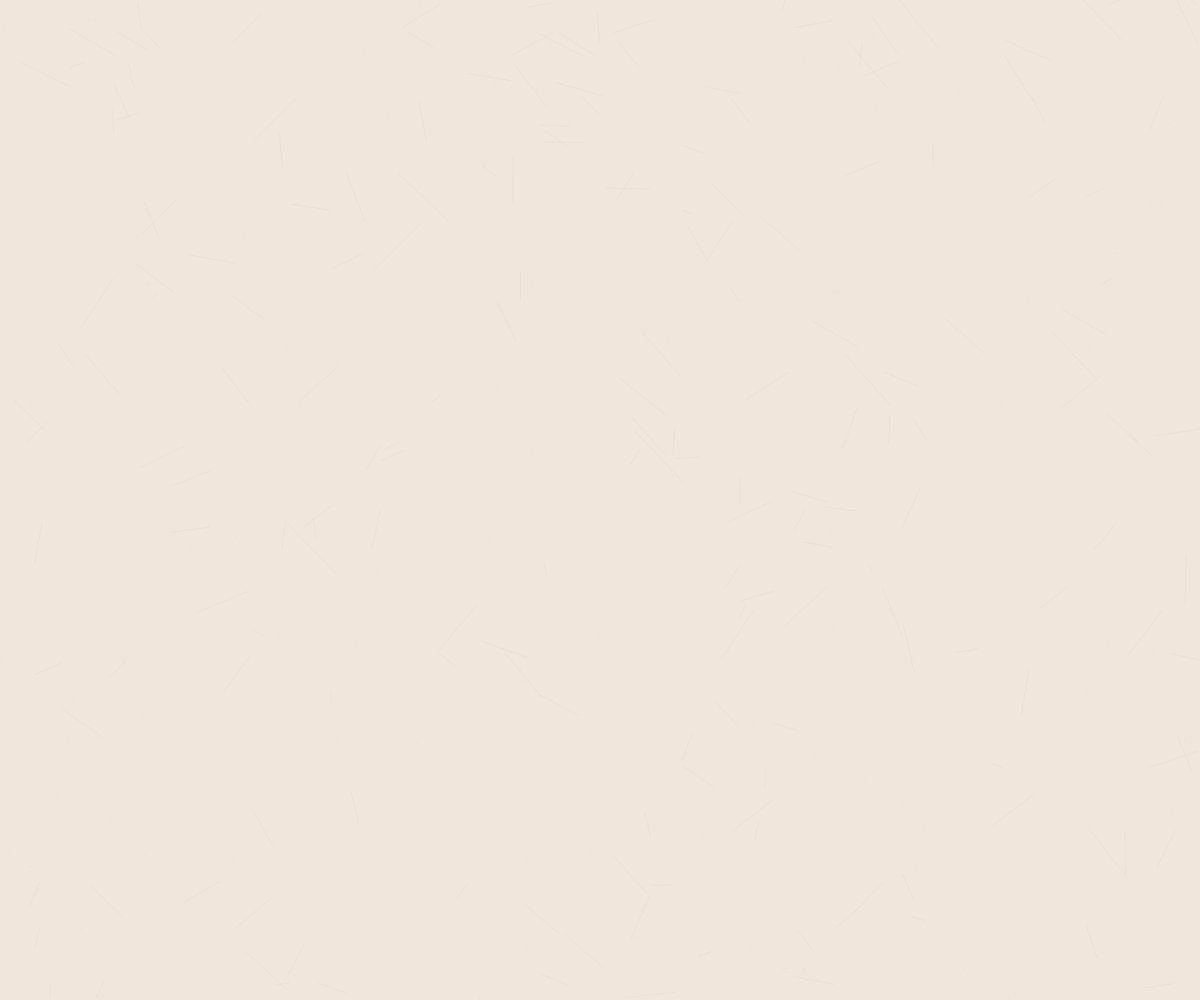
Frame 1 (no input)
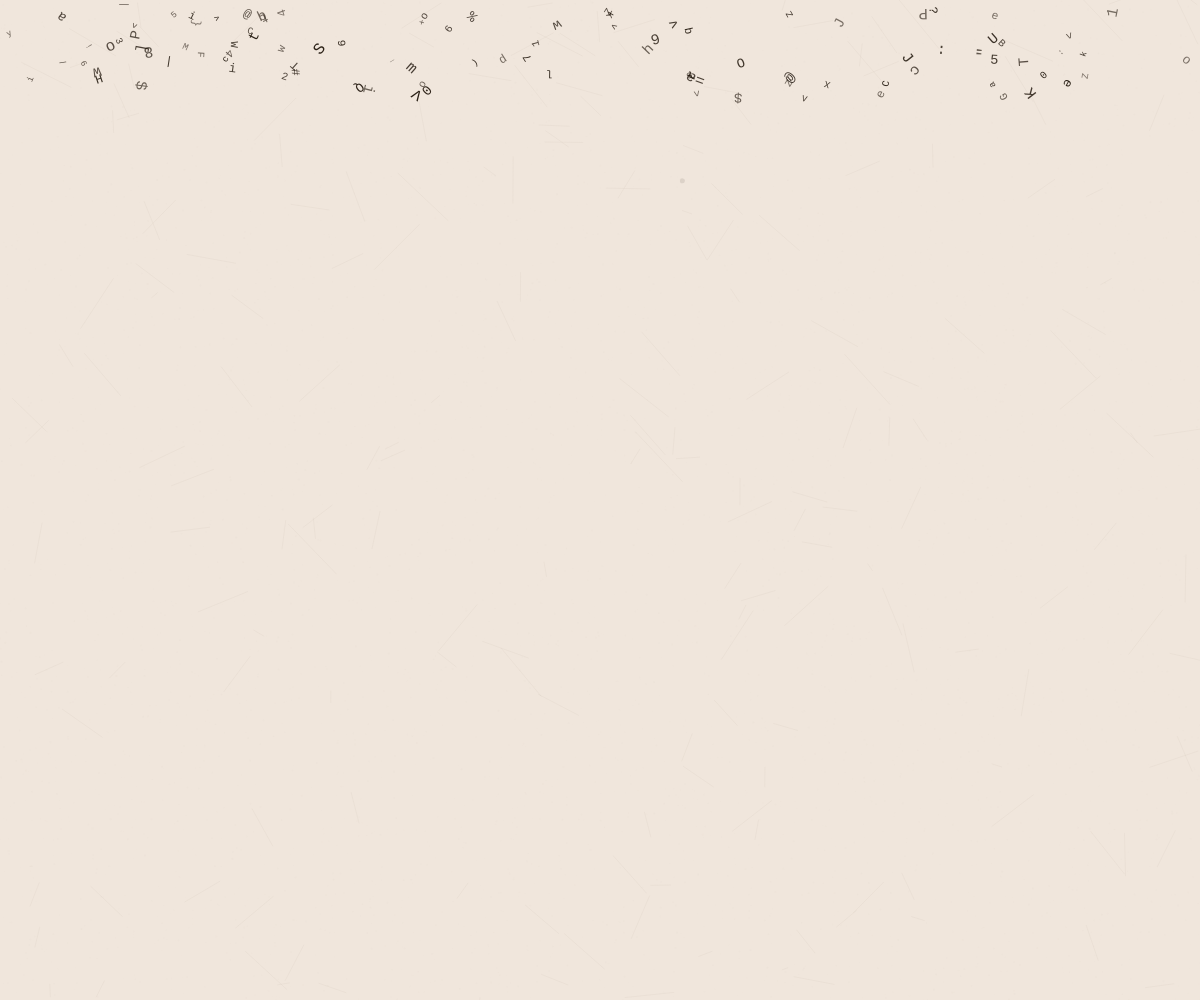
Frame 60 (no input)
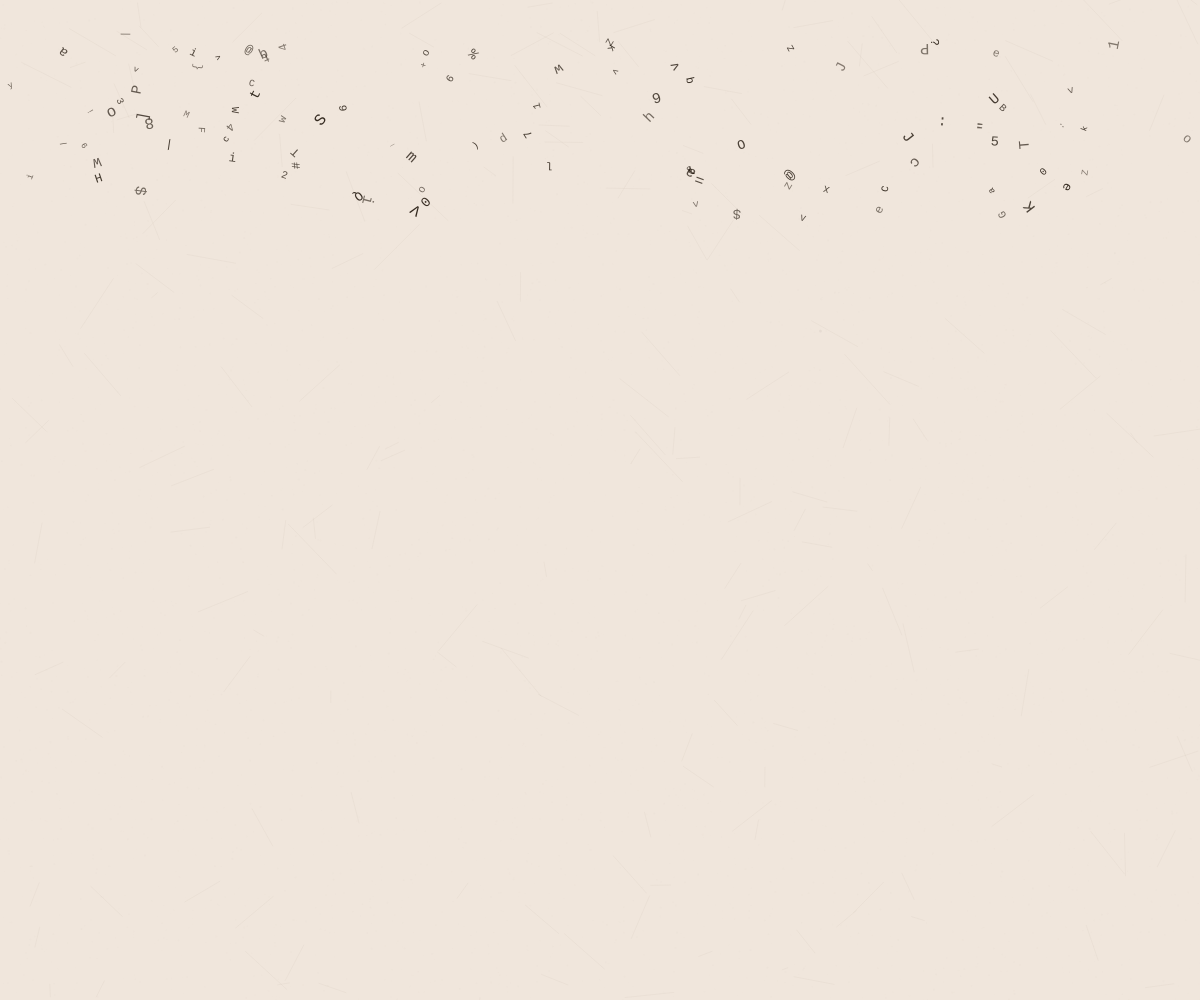
Frame 120 (the mouse pressed at the canvas centre since frame 60)

The p5.js sketch that drew these frames (run headless with seeded random() and noise() and a simulated clock; from frame 60 on, the mouse is pressed at the canvas centre):

// p5.js sketch
// ── sketch.js
let paperTexture;
let textStream = [];
let time = 0;

function setup() {
  createCanvas(windowWidth, windowHeight);
  
  // Create aged paper texture
  paperTexture = createGraphics(width, height);
  paperTexture.background(240, 230, 220);
  
  // Add paper grain and age marks
  paperTexture.noStroke();
  for (let i = 0; i < 5000; i++) {
    let x = random(width);
    let y = random(height);
    let size = random(0.5, 2);
    let alpha = random(10, 30);
    paperTexture.fill(220, 210, 200, alpha);
    paperTexture.ellipse(x, y, size);
  }
  
  // Add subtle creases
  paperTexture.stroke(200, 190, 180, 40);
  paperTexture.strokeWeight(1);
  for (let i = 0; i < 200; i++) {
    let x1 = random(width);
    let y1 = random(height);
    let x2 = x1 + random(-50, 50);
    let y2 = y1 + random(-50, 50);
    paperTexture.line(x1, y1, x2, y2);
  }
  
  // Initialize text stream
  for (let i = 0; i < 100; i++) {
    textStream.push({
      char: String.fromCharCode(33 + floor(random(94))),
      x: random(width),
      y: -20,
      speed: random(0.5, 2),
      life: random(0.5, 1),
      size: random(8, 16),
      angle: random(-0.1, 0.1),
      rotation: random(TWO_PI)
    });
  }
}

function draw() {
  background(245, 235, 225);
  
  // Draw paper texture
  image(paperTexture, 0, 0);
  
  // Add subtle warping effect
  time += 0.005;
  let warp = sin(time * 0.3) * 0.5 + 0.5;
  
  // Draw text stream
  for (let i = 0; i < textStream.length; i++) {
    let t = textStream[i];
    
    // Update position
    t.y += t.speed;
    t.life -= 0.001;
    
    // Reset if off screen or dead
    if (t.y > height + 20 || t.life <= 0) {
      t.x = random(width);
      t.y = -20;
      t.life = 1;
      t.char = String.fromCharCode(33 + floor(random(94)));
    }
    
    // Apply warping effect
    let dx = sin(t.y * 0.01 + time) * 5 * warp;
    let dy = cos(t.x * 0.01 + time) * 3 * warp;
    
    push();
    translate(t.x + dx, t.y + dy);
    rotate(t.rotation + t.angle);
    
    // Draw character with age effect
    fill(30, 20, 10, map(t.life, 0, 1, 50, 255));
    noStroke();
    textSize(t.size);
    textFont('Courier New');
    textAlign(CENTER, CENTER);
    text(t.char, 0, 0);
    
    pop();
  }
  
  // Add fiber fraying effect
  if (frameCount % 10 === 0) {
    let x = random(width);
    let y = random(height);
    let size = random(2, 8);
    let alpha = random(50, 150);
    
    push();
    translate(x, y);
    rotate(random(TWO_PI));
    noStroke();
    fill(200, 190, 180, alpha);
    ellipse(0, 0, size);
    pop();
  }
}

function windowResized() {
  resizeCanvas(windowWidth, windowHeight);
}
